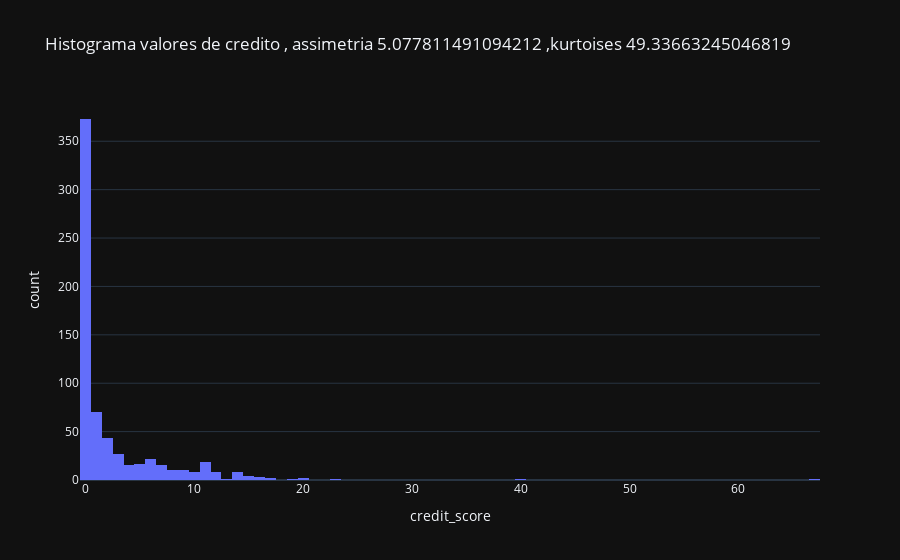

Source (notebook cell):
### Code cell
fig = px.histogram(df, x="credit_score", hover_data=df.columns,
                   title=f'Histograma valores de credito , assimetria {df["credit_score"].skew()} ,kurtoises {df["credit_score"].kurt()}')
fig.show()

### Figure 1 — Plotly figure (JSON) as saved in the notebook; plotly's stock layout.template omitted (floating-point values rounded to 4 significant figures; data arrays with more than 128 entries replaced by an {"elided": "..."} marker saying what was removed)
{"data": [{"alignmentgroup": "True", "bingroup": "x", "hovertemplate": "credit_score=%{x}<br>count=%{y}<extra></extra>", "legendgroup": "", "marker": {"color": "#636efa", "pattern": {"shape": ""}}, "name": "", "offsetgroup": "", "orientation": "v", "showlegend": false, "x": {"elided": "662 int values"}, "xaxis": "x", "yaxis": "y", "type": "histogram"}], "layout": {"xaxis": {"anchor": "y", "domain": [0.0, 1.0], "title": {"text": "credit_score"}}, "yaxis": {"anchor": "x", "domain": [0.0, 1.0], "title": {"text": "count"}}, "legend": {"tracegroupgap": 0}, "title": {"text": "Histograma valores de credito , assimetria 5.077811491094212 ,kurtoises 49.33663245046819"}, "barmode": "relative"}}
